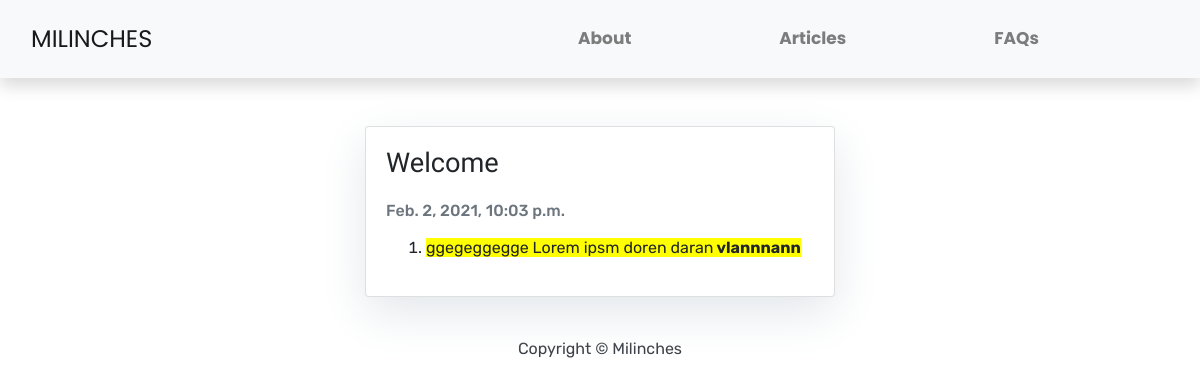
Screenshot of /articles/welcome/ with the database file from the repository.
### blog/models.py (models this page shows, shortened)
class Articles(models.Model):
    title = models.CharField(max_length=100)
    slug = models.SlugField(unique=True)
    body = models.TextField()
    updated_on = models.DateTimeField(auto_now_add=True)
    created_on = models.DateTimeField(auto_now_add=True)
    status = models.IntegerField(choices=STATUS, default=0)
    class Meta:
        ordering = ['-created_on']

### blog/views.py (the view)
# urls.py: path('<slug:slug>/', views.ArticleDetail.as_view(), name='detail'),
class ArticleDetail(generic.DetailView):
    model = Articles
    template_name = 'blog/article_detail.html'

### blog/templates/blog/article_detail.html (shortened to what this page needs)
{% extends 'base.html' %}
{% block content %}
    <div class="col-md-5 mt-5 mx-auto">
        <div class="card mb-4">
          <div class="card-body">
            <h1 class="card-title">{{ object.title }}</h1>
              <p class="card-text text-muted h6">{{ object.created_on }}</p>
            <p class="card-text" id="jff">{{ object.body | safe }}</p>
          </div>
        </div>
    </div>
{% endblock %}

### static/style.css (style rules this page uses)
* { font-family: 'Rubik', sans-serif; }
.card-title { font-family: 'Mulish', sans-serif; font-size: 1.7em; padding-bottom: 10px; }
.card { box-shadow: 0 16px 48px #E3E7EB; }

### rows the page displays
Articles: title "Welcome", created_on "Feb. 2, 2021, 10:03 p.m.", body "ggegeggegge Lorem ipsm doren daran vlannnann"
